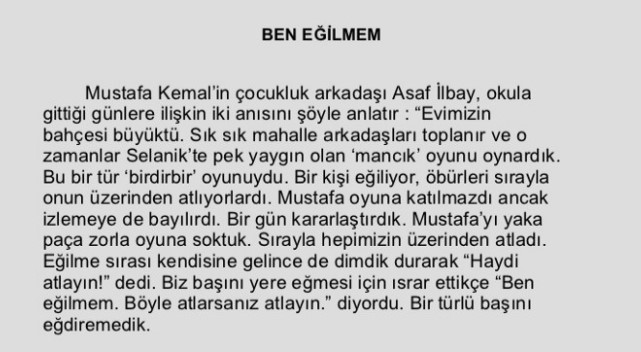
#> input picture OCR/EXAMPLE 3 TESSERACT DETECTION WITH TURKISH LANGUAGE/deneme.jpg, 641 x 352 px
$ python OCR-TESSERACT.py
#> lines starting #> are read from the running program, lines starting #| are printed output that depends on the picture; after the words box and inside, x2 and y2 are one past the last pixel; in counts of white or black regions, pixels touching at a corner belong together
# -*- coding: utf-8 -*-
"""
Created on Thu Sep  9 12:16:40 2021

@author: ELIF OZCAN
"""

#Python-tesseract is an optical character recognition (OCR) tool for python.
#That is, it will recognize and “read” the text embedded in images.


import cv2
import pytesseract
import numpy as np
from PIL import Image

pytesseract.pytesseract.tesseract_cmd = r"C:\Users\EMRE\AppData\Local\Programs\Tesseract-OCR\tesseract.exe"
#tesseract_cmd = r'C:\Users\EMRE\AppData\Local\Programs\Tesseract-OCR'

img = cv2.imread("deneme.jpg")
#> img is the input picture: shape (352, 641, 3); min 0, max 244, mean 199.7
#Alternatively: can be skipped if you have a Blackwhite image
gray = cv2.cvtColor(img, cv2.COLOR_RGB2GRAY)
gray, img_bin = cv2.threshold(gray,128,255,cv2.THRESH_BINARY | cv2.THRESH_OTSU)
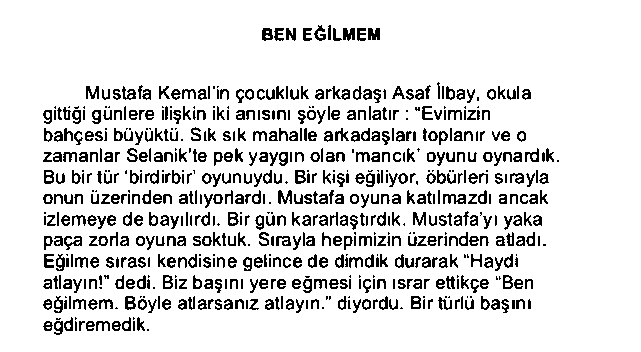
#> img_bin: shape (352, 641); 87.3% white; black in thin lines or dots, all inside (x1, y1, x2, y2) = (43, 25, 559, 335)
#> gray = 148
gray = cv2.bitwise_not(img_bin)

kernel = np.ones((2, 1), np.uint8)
img = cv2.erode(gray, kernel, iterations=1)
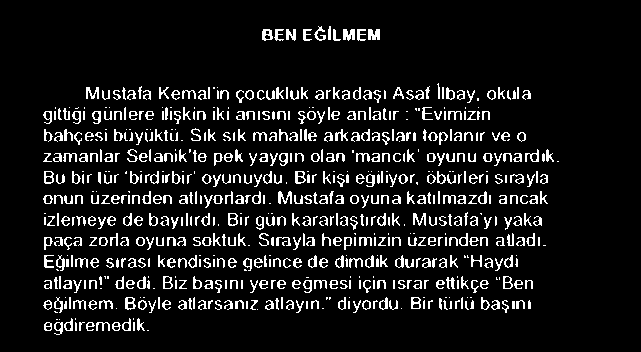
#> img: shape (352, 641); 9.7% white in thin lines or dots, all inside (x1, y1, x2, y2) = (43, 26, 559, 335)
img = cv2.dilate(img, kernel, iterations=1)
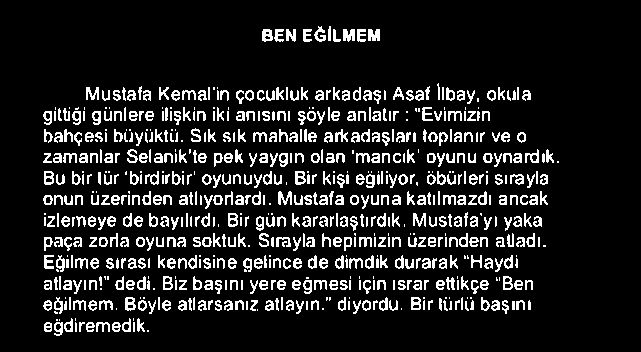
#> img: shape (352, 641); 12.5% white in thin lines or dots, all inside (x1, y1, x2, y2) = (43, 26, 559, 336)
#> (the run stopped early here; a loop or call above may not have finished)
